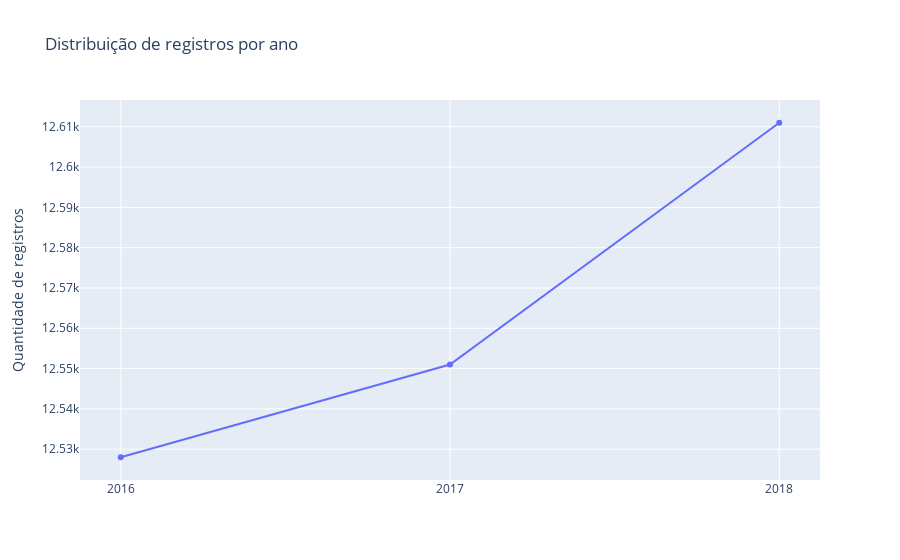

Notebook source saved alongside this figure:
### Code cell
# Gráfico para mostrar a distribuição que é pedida
# Caso o gráfico não carregue, por favor execute no anaconta navigator - "conda install plotly" - obs: precisa permissão de adm
fig = go.Figure()

fig.add_trace(go.Scatter(
    y=distrubuicao_ano['Quantidade'], 
    x = distrubuicao_ano['Ano'] ,  
    mode='lines+markers',   
    name='Ano'))

fig.update_layout(
    title= "Distribuição de registros por ano",
    yaxis_title="Quantidade de registros")


fig.show()

### Figure 1 — Plotly figure (JSON) as saved in the notebook; plotly's stock layout.template omitted (floating-point values rounded to 4 significant figures)
{"data": [{"mode": "lines+markers", "name": "Ano", "type": "scatter", "x": ["2016", "2017", "2018"], "y": [12528, 12551, 12611]}], "layout": {"title": {"text": "Distribuição de registros por ano"}, "yaxis": {"title": {"text": "Quantidade de registros"}}}}
